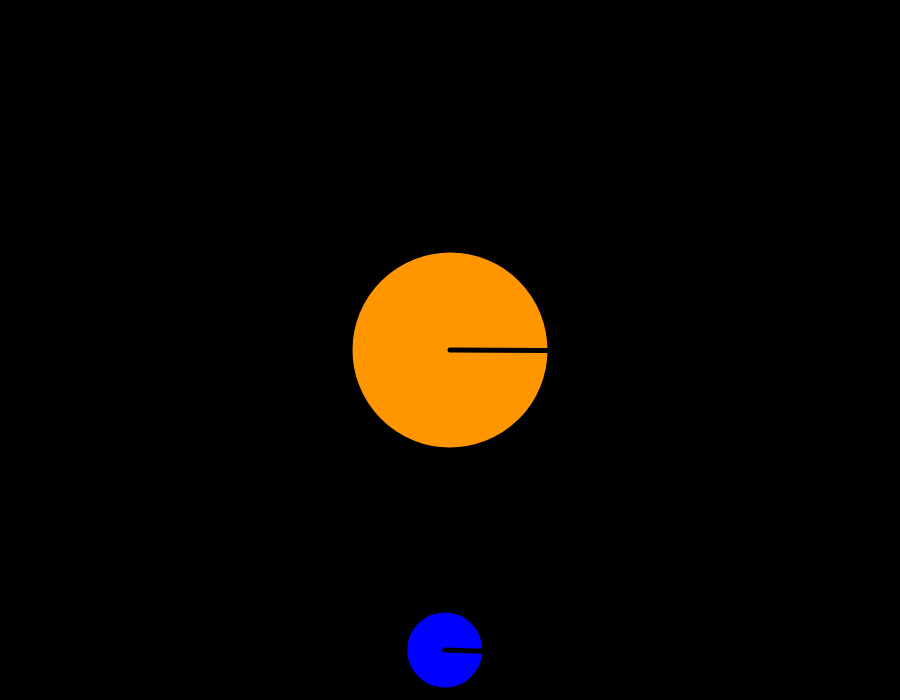
Frame 1 (no input)
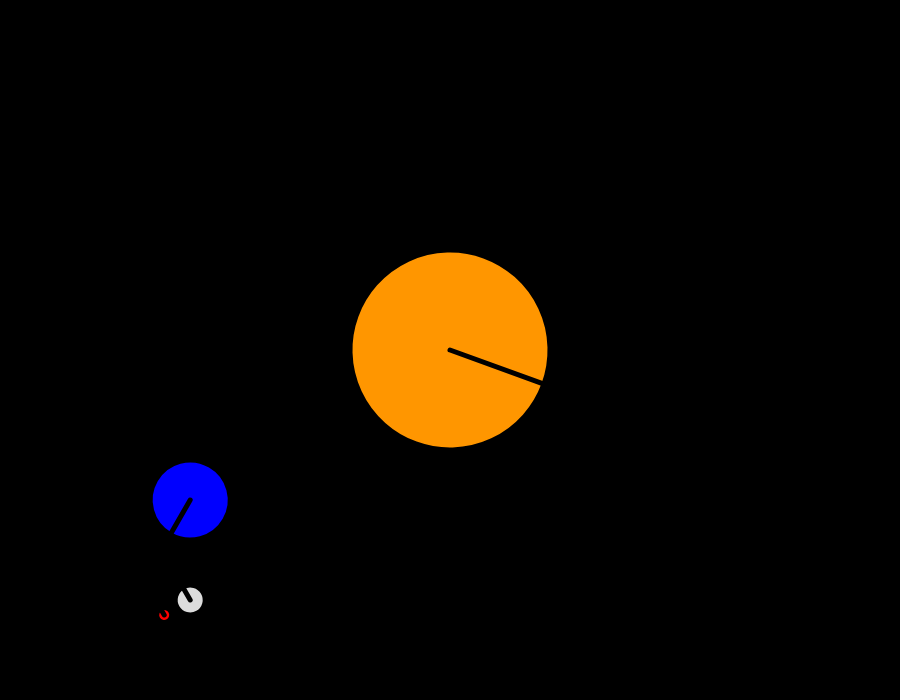
Frame 60 (no input)
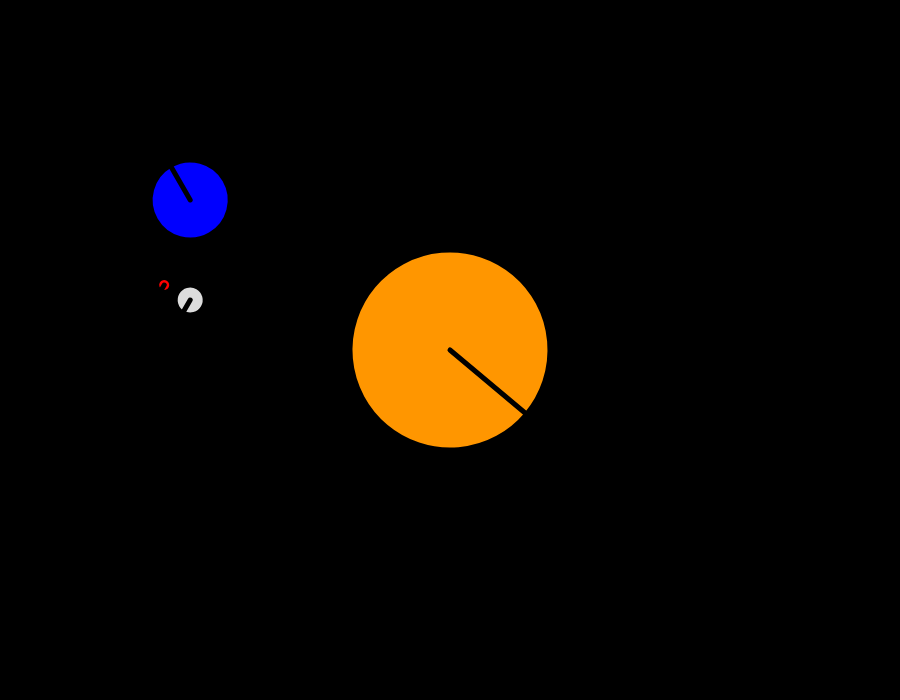
Frame 120 (the mouse pressed at the canvas centre since frame 60)

The p5.js sketch that drew these frames (run headless with seeded random() and noise() and a simulated clock; from frame 60 on, the mouse is pressed at the canvas centre):

// p5.js sketch
// ── sketch.js
var speed;

function setup() {
    createCanvas(900, 700);
}

function draw() {
    background(0);
    speed = frameCount;

    
    translate(width/2, height/2);
    push();
    // SUN
    rotate(radians(speed/3))
    celestialObj(color(255,150,0), 200);
    pop();
    
    // EARTH
    push();
    rotate(radians(speed));
    translate(0, 300);
    rotate(radians(speed));
    celestialObj(color(0, 0, 255), 80);


    // MOON
    rotate(radians(-speed*2));
    translate(0, 100);
    rotate(radians(-speed*2));
    celestialObj(color(220), 30);


    // MARS
    rotate(radians(speed*3));
    translate(0, 30);
    rotate(radians(speed*3));
    celestialObj(color(255,0,0), 15);
    pop();

}

function celestialObj(c, size){
    strokeWeight(5);
    fill(c);
    stroke(0);
    ellipse(0, 0, size, size);
    line(0, 0, size/2, 0);
}
